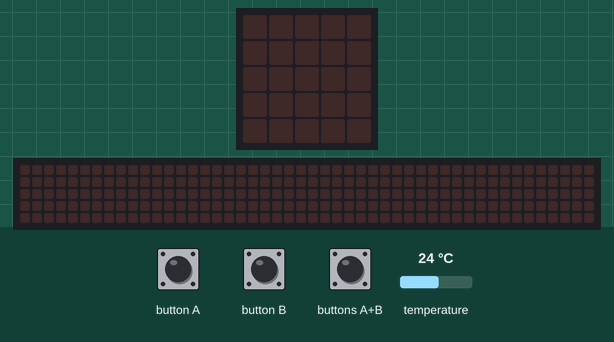
Recording of a program running on a simulated BBC micro:bit (MakeCode). Parts: the board's 5×5 LED display, a strip that is not on the board, showing the scrolling text unrolled. Inputs (shaded band) come from the test bench; at power-on: temperature 24 °C. The 48×5 strip is a reading aid, not a part: it shows the text the display is scrolling, unrolled, one strip-width of it at a time.

Above: at 1.2 s.
1.3 s: button A pressed for 0.15 s
At 4.0 s:
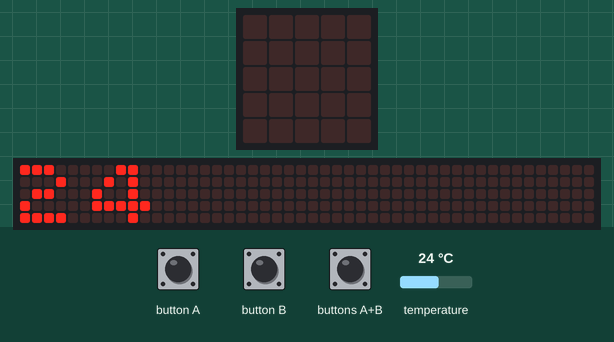
4.3 s: button B pressed for 0.15 s
At 4.52 s:
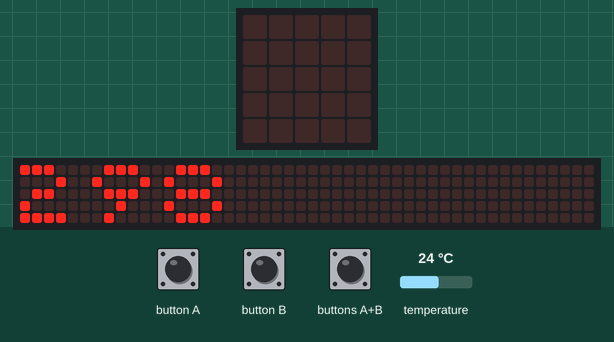
7.3 s: buttons A+B pressed for 0.15 s
At 8.2 s:
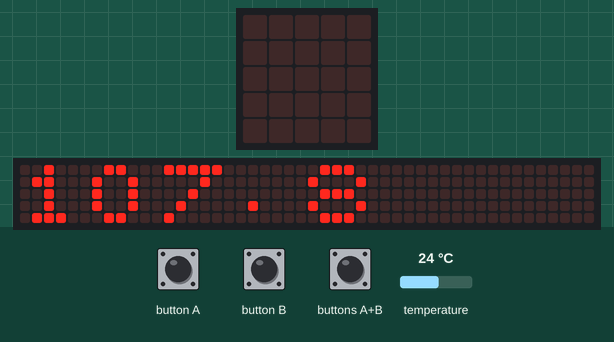
10.3 s: buttons A+B pressed for 1 s
13.3 s: temperature set to 12 °C
At 13.52 s:
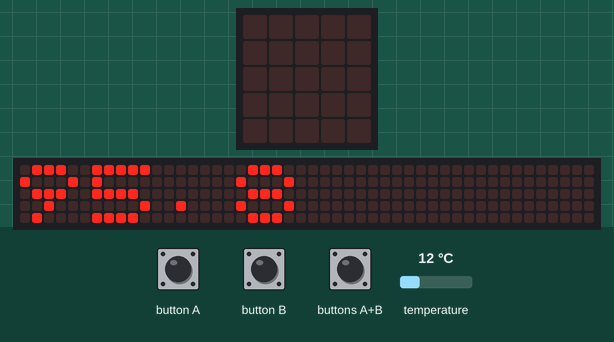
16.3 s: button A pressed for 0.15 s
At 20.42 s:
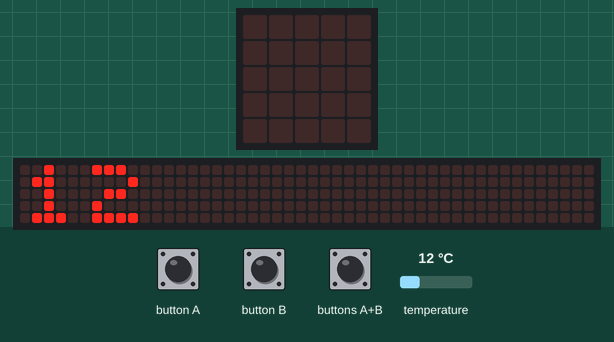

Measured:
- after the input at 1.3 s, the display: changes after 0.15 s (image 1)
- after the input at 4.3 s, the display: changes after 0.15 s (image 2)
- what the display in image 5 shows lasts 0.5 s, from 20.2 s to 20.7 s

The program:

main.ts
```typescript
input.onButtonPressed(Button.A, function () {
    basic.showString("" + (input.temperature()))
})
input.onButtonPressed(Button.AB, function () {
    basic.showString("" + (input.temperature() + (82 + 1.8)))
})
input.onButtonPressed(Button.B, function () {
    basic.showString("" + (input.temperature() + 274))
})
```

test.ts
```typescript
// aquí va el archivo "tests"; esto no se compilará cuando este paquete se utilice como una extensión.
```
